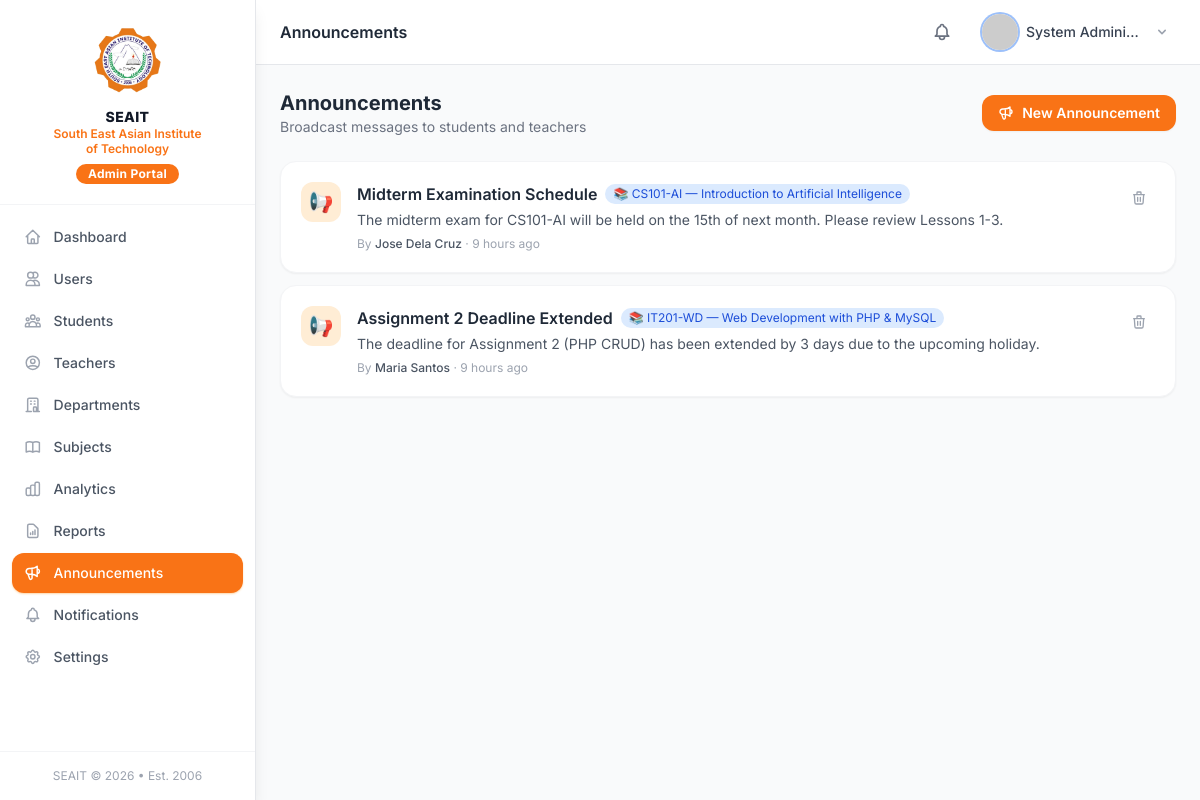
Screenshot of /modules/admin/announcements.php (signed in) with the database file from the repository.
### tables this page shows
CREATE TABLE announcements (
    id          INT UNSIGNED AUTO_INCREMENT PRIMARY KEY,
    author_id   INT UNSIGNED NOT NULL COMMENT 'users.id',
    course_id   INT UNSIGNED DEFAULT NULL COMMENT 'NULL = institution-wide',
    title       VARCHAR(200) NOT NULL,
    content     TEXT         NOT NULL,
    is_active   TINYINT(1)   NOT NULL DEFAULT 1,
    created_at  DATETIME     NOT NULL DEFAULT CURRENT_TIMESTAMP,
    updated_at  DATETIME     NOT NULL DEFAULT CURRENT_TIMESTAMP ON UPDATE CURRENT_TIMESTAMP,
    FOREIGN KEY (author_id) REFERENCES users(id)    ON DELETE CASCADE,
    FOREIGN KEY (course_id) REFERENCES courses(id)  ON DELETE CASCADE,
    INDEX idx_author    (author_id),
    INDEX idx_course    (course_id),
    INDEX idx_is_active (is_active)
);

CREATE TABLE courses (
    id              INT UNSIGNED AUTO_INCREMENT PRIMARY KEY,
    teacher_id      INT UNSIGNED NOT NULL,
    department_id   INT UNSIGNED DEFAULT NULL,
    title           VARCHAR(200) NOT NULL,
    code            VARCHAR(30)  NOT NULL UNIQUE,
    description     TEXT         DEFAULT NULL,
    thumbnail       VARCHAR(255) DEFAULT NULL,
    credits         TINYINT UNSIGNED DEFAULT 3,
    is_published    TINYINT(1)   NOT NULL DEFAULT 0,
    is_active       TINYINT(1)   NOT NULL DEFAULT 1,
    created_at      DATETIME     NOT NULL DEFAULT CURRENT_TIMESTAMP,
    updated_at      DATETIME     NOT NULL DEFAULT CURRENT_TIMESTAMP ON UPDATE CURRENT_TIMESTAMP,
    FOREIGN KEY (teacher_id)    REFERENCES teachers(id)    ON DELETE CASCADE,
    FOREIGN KEY (department_id) REFERENCES departments(id) ON DELETE SET NULL,
    INDEX idx_teacher    (teacher_id),
    INDEX idx_published  (is_published),
    INDEX idx_active     (is_active)
);

### core/Database.php (called while the page is built, shortened)
<?php
class Database
{
    private static ?PDO $instance = null;
    public static function getInstance(): PDO
    {
        if (self::$instance === null) {
            $dsn = sprintf(
                'mysql:host=%s;port=%s;dbname=%s;charset=%s',
                DB_HOST, DB_PORT, DB_NAME, DB_CHARSET
            );
            $options = [
                PDO::ATTR_ERRMODE            => PDO::ERRMODE_EXCEPTION,
                PDO::ATTR_DEFAULT_FETCH_MODE => PDO::FETCH_ASSOC,
                PDO::ATTR_EMULATE_PREPARES   => false,
                PDO::MYSQL_ATTR_INIT_COMMAND => "SET NAMES utf8mb4 COLLATE utf8mb4_unicode_ci",
            ];
            try {
                self::$instance = new PDO($dsn, DB_USER, DB_PASS, $options);
            } catch (PDOException $e) {
                if (APP_DEBUG) {
                    die('Database connection failed: ' . $e->getMessage());
                }
                die('A database error occurred. Please try again later.');
            }
        }
        return self::$instance;
    }
    public static function query(string $sql, array $params = []): PDOStatement
    {
        $stmt = self::getInstance()->prepare($sql);
        $stmt->execute($params);
        return $stmt;
    }
    public static function fetchOne(string $sql, array $params = []): ?array
    {
        $row = self::query($sql, $params)->fetch();
        return $row ?: null;
    }
    public static function fetchAll(string $sql, array $params = []): array
    {
        return self::query($sql, $params)->fetchAll();
    }
}

### core/Helpers.php (called while the page is built, shortened)
<?php
function e(mixed $value): string
{
    return htmlspecialchars((string) $value, ENT_QUOTES | ENT_HTML5, 'UTF-8');
}
function getInt(string $key, int $default = 0): int
{
    return (int) ($_GET[$key] ?? $default);
}
function paginate(int $totalRows, int $currentPage, int $perPage = ROWS_PER_PAGE): array
{
    $totalPages = max(1, (int) ceil($totalRows / $perPage));
    $currentPage = max(1, min($currentPage, $totalPages));
    $offset = ($currentPage - 1) * $perPage;
    return [
        'total'       => $totalRows,
        'per_page'    => $perPage,
        'current'     => $currentPage,
        'total_pages' => $totalPages,
        'offset'      => $offset,
        'has_prev'    => $currentPage > 1,
        'has_next'    => $currentPage < $totalPages,
    ];
}
function timeAgo(string $datetime): string
{
    $time  = time() - strtotime($datetime);
    $units = [
        31536000 => 'year',
        2592000  => 'month',
        604800   => 'week',
        86400    => 'day',
        3600     => 'hour',
        60       => 'minute',
        1        => 'second',
    ];
    foreach ($units as $seconds => $label) {
        $count = floor($time / $seconds);
        if ($count >= 1) {
            return "{$count} {$label}" . ($count > 1 ? 's' : '') . ' ago';
        }
    }
    return 'just now';
}

### modules/admin/announcements.php (the view, shortened to what this page needs)
<?php
$page  = getInt('page', 1);
$pag   = paginate(
    Database::fetchOne("SELECT COUNT(*) c FROM announcements")['c'],
    $page, 15
);
$announcements = Database::fetchAll(
    "SELECT a.*, CONCAT(u.first_name,' ',u.last_name) author_name,
            c.title course_title, c.code course_code
     FROM announcements a
     JOIN users u ON u.id = a.author_id
     LEFT JOIN courses c ON c.id = a.course_id
     ORDER BY a.created_at DESC
     LIMIT {$pag['per_page']} OFFSET {$pag['offset']}"
);
?>
<!DOCTYPE html>
<html lang="en">
<head><?php include __DIR__ . '/../../includes/components/head.php'; ?></head>
<body class="bg-gray-50 min-h-screen">
<?php include __DIR__ . '/../../includes/components/sidebar_admin.php'; ?>
<div class="md:ml-64 flex flex-col min-h-screen">
<?php include __DIR__ . '/../../includes/components/topbar.php'; ?>
<main class="flex-1 p-4 md:p-6 fade-in">
<div class="flex items-center justify-between mb-6">
    <div>
        <h2 class="text-xl font-bold text-gray-800">Announcements</h2>
        <p class="text-sm text-gray-500">Broadcast messages to students and teachers</p>
    </div>
    <button onclick="openModal('announceModal')"
            class="flex items-center gap-2 px-4 py-2 bg-orange-500 text-white text-sm font-semibold rounded-xl hover:bg-orange-600 transition shadow-sm">
        New Announcement
    </button>
</div>
<?php if (empty($announcements)): ?>
<div class="bg-white rounded-2xl p-12 text-center shadow-sm border border-gray-100">
    <div class="text-5xl mb-3">📢</div>
    <p class="text-gray-500 font-medium">No announcements yet.</p>
    <p class="text-gray-400 text-sm mt-1">Click "New Announcement" to post your first message.</p>
</div>
<?php else: ?>
<div class="space-y-3">
<?php foreach ($announcements as $a): ?>
<div class="bg-white rounded-2xl shadow-sm border <?= $a['is_active'] ? 'border-gray-100' : 'border-gray-200 opacity-60' ?> p-5">
    <div class="flex items-start justify-between gap-3">
        <div class="flex items-start gap-4 flex-1 min-w-0">
            <div class="w-10 h-10 bg-orange-100 rounded-xl flex items-center justify-center flex-shrink-0 text-xl">
                📢
            </div>
            <div class="flex-1 min-w-0">
                <div class="flex items-center gap-2 flex-wrap mb-1">
                    <h3 class="font-semibold text-gray-800"><?= e($a['title']) ?></h3>
                    <?php if ($a['course_id']): ?>
                    <span class="px-2 py-0.5 rounded-full text-xs bg-blue-100 text-blue-700">
                        📚 <?= e($a['course_code'] . ' — ' . $a['course_title']) ?>
                    </span>
                    <?php else: ?>
                    <span class="px-2 py-0.5 rounded-full text-xs bg-orange-100 text-orange-700">🌐 Institution-wide</span>
                    <?php endif; ?>
                </div>
                <p class="text-sm text-gray-600 line-clamp-2"><?= e($a['content']) ?></p>
                <p class="text-xs text-gray-400 mt-1.5">
                    By <span class="font-medium text-gray-600"><?= e($a['author_name']) ?></span>
                    · <?= timeAgo($a['created_at']) ?>
                </p>
            </div>
        </div>
        <?php if ($a['is_active']): ?>
        <form method="POST" id="delAnn-<?= $a['id'] ?>" class="flex-shrink-0">
            <button type="button"
                    onclick="confirmDelete('Remove this announcement?','delAnn-<?= $a['id'] ?>')"
                    class="p-2 text-gray-400 hover:text-red-500 hover:bg-red-50 rounded-lg transition">
                <svg class="w-4 h-4" fill="none" stroke="currentColor" viewBox="0 0 24 24">
                    <path stroke-linecap="round" stroke-linejoin="round" stroke-width="2"
                          d="M19 7l-.867 12.142A2 2 0 0116.138 21H7.862a2 2 0 01-1.995-1.858L5 7m5 4v6m4-6v6m1-10V4a1 1 0 00-1-1h-4a1 1 0 00-1 1v3M4 7h16"/>
                </svg>
            </button>
        </form>
        <?php endif; ?>
    </div>
</div>
<?php endforeach; ?>
</div>
<?php endif; ?>
</main>
</div>
</body>
</html>

### includes/components/head.php (style rules this page uses)
body { font-family: 'Inter', system-ui, sans-serif; }
.fade-in { animation: fadeIn .25s ease-in-out; }

### rows the page displays
announcements: title "Midterm Examination Schedule", course.title "CS101-AI — Introduction to Artificial Intelligence", content "The midterm exam for CS101-AI will be held on the 15th of next month. Please review Lessons 1-3.", author_name "Jose Dela Cruz", created_at "9 hours ago"
announcements: title "Assignment 2 Deadline Extended", course.title "IT201-WD — Web Development with PHP & MySQL", content "The deadline for Assignment 2 (PHP CRUD) has been extended by 3 days due to the upcoming holiday.", author_name "Maria Santos", created_at "9 hours ago"

### other values shown
$item['label'] "Dashboard"
$item['label'] "Users"
$item['label'] "Students"
$item['label'] "Teachers"
$item['label'] "Departments"
$item['label'] "Subjects"
$item['label'] "Analytics"
$item['label'] "Reports"
$item['label'] "Announcements"
$item['label'] "Notifications"
$item['label'] "Settings"
$pageTitle "Announcements"
$userName "System Admini…"
